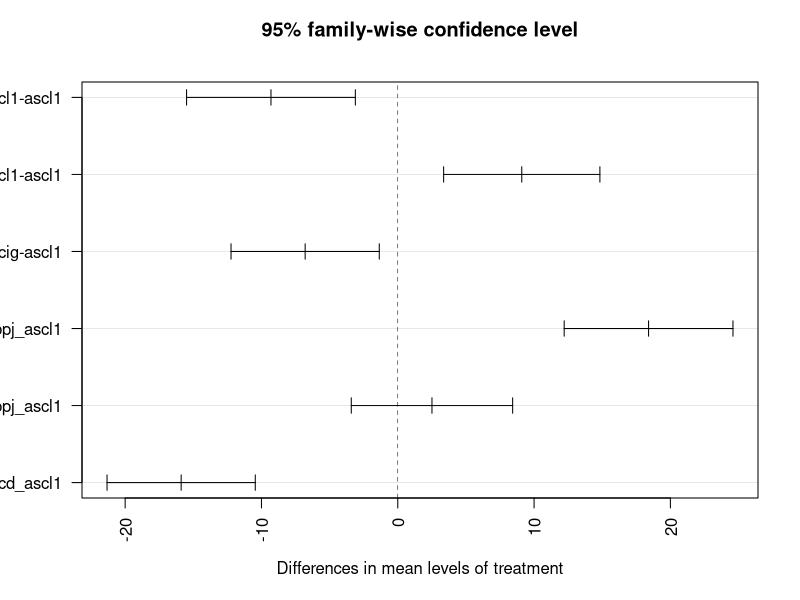
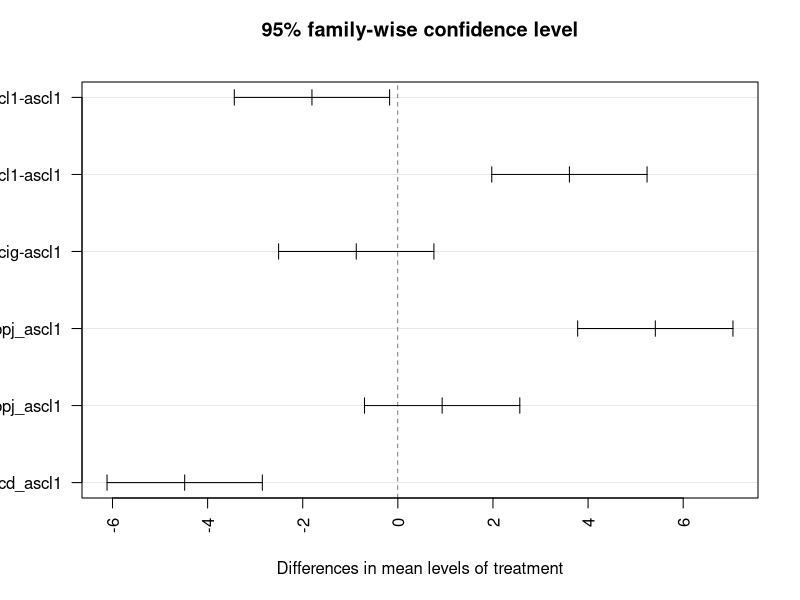
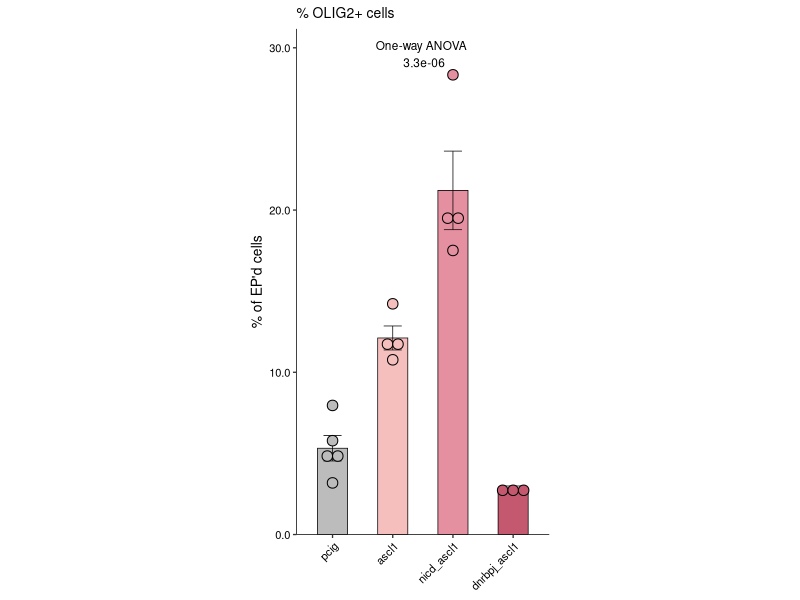
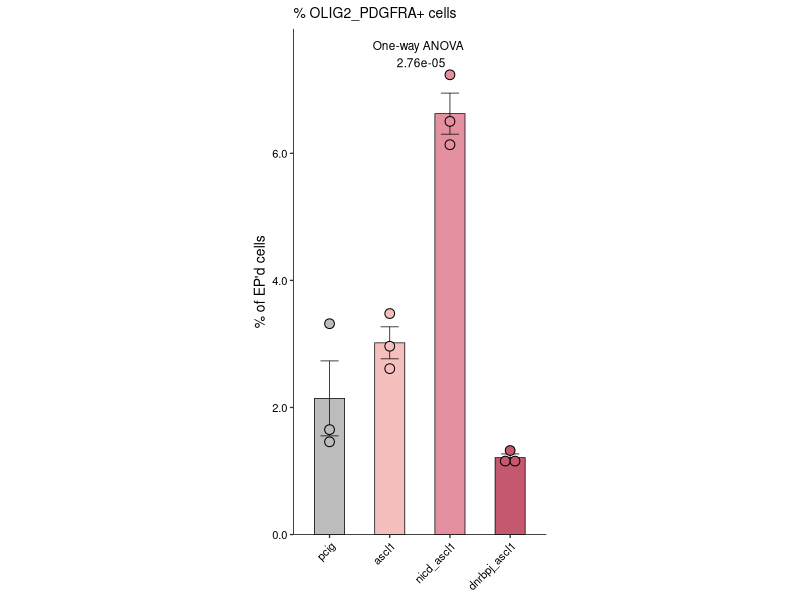

R code for these plots, in order:
## ---- chunk 1
knitr::opts_chunk$set(echo = TRUE)
options(repos=c(CRAN="https://cran.rstudio.com"))
install.packages(c("tidyr", "readr", "dplyr", "ggplot2", "kableExtra", 
                   "car"), ask = FALSE)
library(tidyr)
library(readr)
library(dplyr)
library(ggplot2)
library(kableExtra)
library(car)
library(rlang)

# set the root directory to the directory you are working in
knitr::opts_knit$set(root.dir = "~/Desktop/cellcount_analysis_r/francolab_cellcountanalysis_R/")

## ---- chunk 2
# Here, we are reading in the csv file and saving it as an dataframe called 'data'. Make sure the path to your data is correct or there will be an error because you didn't give R the correct 'directions' to get to your file. 

data <-
  read.csv("data/4groups_data/2023-05-01_cd_e15-18_dnrbpj-ascl1-nicd_olig2_pdgfra.csv")

## ---- chunk 3
# show data in table
data %>%
  kbl(caption = "Sample Sheet") %>% 
  kable_styling(bootstrap_options = "striped", full_width = F) %>%
  scroll_box(height = "300px")
## ---- chunk 4
# Define markers
markers <- c("olig2", "olig2_pdgfra")

# Change as needed based on your column names!

## ---- chunk 5
control_group <- "pcig"  

# define all other unique treatments as "mutant"
mutant_groups <- setdiff(unique(data$treatment), control_group)
all_groups <- c(control_group, mutant_groups)

# Change as needed based on "treatments"!
## ---- chunk 6
summ_data_function <- function(data_df, marker_col) { 
  data_summ_df <- data_df %>% 
    group_by(treatment) %>% 
    summarise(
      mean_cells = mean(.data[[marker_col]], na.rm = TRUE), 
      sd_cells = sd(.data[[marker_col]], na.rm = TRUE), 
      n_cells = sum(!is.na(.data[[marker_col]])),  # Count non-NA values
      SE_cells = sd(.data[[marker_col]], na.rm = TRUE) / sqrt(n_cells)  
    ) %>%
    ungroup()
  
  # Ensure treatment order (control first)
  data_summ_df$treatment <- factor(data_summ_df$treatment, levels = all_groups)
  return(data_summ_df)
}

## ---- chunk 7
summarized_data <- list()
for (marker in markers) {
  summarized_data[[marker]] <- summ_data_function(data, marker)
  print(summarized_data[[marker]])
  print(paste("Data for", marker, "has been preprocessed."))
}


## ---- chunk 8
# Define stats test function: **************************************************
stats_test_4_groups <- function(data_df, marker_col, control_group, mutant_groups) {
  # Check that the variable is numeric
  variable_data <- data_df[[marker_col]]
  if (!is.numeric(variable_data)) {
    stop("The specified variable is not numeric.")
  }
  
  # Check that all the groups exist
  all_groups <- c(control_group, mutant_groups)
  # Make a function to extract values of each group and then store in group_data
  group_data <- lapply(all_groups, function(group)
    variable_data[data_df$treatment == group])
  
  # Check if any group has no data
  if (any(sapply(group_data, length) == 0)) {
    stop("No data found for one or more groups.")
  }
  
  # Test for normality (Shapiro-Wilk test)
  shapiro_results <- lapply(group_data, shapiro.test)
  names(shapiro_results) <- all_groups

  # Print Shapiro-Wilk test results
  for (group in all_groups) {
    cat(paste("Shapiro test for", group, "p-value:", shapiro_results[[group]]$p.value, "\n"))
  }
  
  # Test for equality of variances (Levene's test)
  levene_test <- leveneTest(variable_data ~ data_df$treatment)
  cat(paste("Levene test p-value:", levene_test$`Pr(>F)`[1], "\n"))

  # Determine which statistical test to use
  all_normal <- all(sapply(shapiro_results, function(res) res$p.value > 0.05))
  equal_variances <- levene_test$`Pr(>F)`[1] > 0.05
  
  if (all_normal) {
    if (equal_variances) {
      test_result <- aov(variable_data ~ data_df$treatment)  
      test_used <- "One-way ANOVA"  # Normal distribution & equal variances
    } else {
      test_result <- oneway.test(variable_data ~ data_df$treatment, var.equal = FALSE)  
      test_used <- "Welch's ANOVA"  # Normal distribution but unequal variances
    }
  } else {
    test_result <- kruskal.test(variable_data ~ data_df$treatment)  
    test_used <- "Kruskal-Wallis test"  # Non-normal distribution
  }

  # Print results
  cat(paste("Test used:", test_used, "\n"))
  print(summary(test_result))
  
  # Compute group means
  group_means <- sapply(group_data, mean, na.rm = TRUE)
  
  # Return results as a list
  stats_test_result <- list(
    Normality_Results = shapiro_results,
    Variance_Result = levene_test,
    Test_Used = test_used,
    Test_Result = test_result,
    Group_Means = group_means
  )
  
  return(stats_test_result)
}

## ---- chunk 9
stats_results <- list()

for (marker in markers) {
  stats_results[[marker]] <- stats_test_4_groups(data,
                                                 marker, 
                                                 control_group, 
                                                 mutant_groups)
  print(paste("Stats results for", marker, "has been processed."))
}
## ---- chunk 10
print(stats_results$olig2)
## ---- chunk 11
posthoc_tukey_test <- function(data_df, marker_col, group_col) {
  
  # Check that the specified columns exist
  if (!(marker_col %in% colnames(data_df)) || !(group_col %in% colnames(data_df))) {
    stop("One or more specified columns do not exist in the dataset.")
  }
  
  # Remove rows with NA values in the selected columns
  data_clean <- na.omit(data_df[, c(marker_col, group_col)])
  
  # Maure sure the grouping variable is a factor
  data_clean[[group_col]] <- as.factor(data_clean[[group_col]])
  
  # Perform one-way ANOVA
  model <- aov(as.formula(paste(marker_col, "~", group_col)), data = data_clean)
  
  # Extract ANOVA summary
  summary_posthoc <- summary(model)
  
  # Extract ANOVA p-value
  anova_p_value <- summary_posthoc[[1]]$`Pr(>F)`[1]
  
  # Perform Tukey HSD test for pairwise comparisons
  tukey_results <- TukeyHSD(model, conf.level = 0.95)
  
  # Extract p-values
  tukey_p_values <- tukey_results[[group_col]][,"p adj"]
  
  # Format p-values with up to 10-digits
  formatted_p_values <- signif(tukey_p_values, digits = 10)
  
  # Plot Tukey HSD results
  plot(tukey_results, las = 2)
  
  # Return results as a list
  return(list(
    "ANOVA_p_value" = anova_p_value,
    "Tukey_P_Values" = formatted_p_values,
    "Tukey_Summary" = tukey_results
  ))
}

## ---- chunk 12
posthoc_tukey_results <- list()

# Iterate through markers vector
for (marker in markers) {
  posthoc_tukey_results[[marker]] <- posthoc_tukey_test(data,
                                                         marker, 
                                                         "treatment")
  
  print(paste("Posthoc Tukey results for", marker, "have been processed."))
}

## ---- chunk 13
print(posthoc_tukey_results$olig2)
## ---- chunk 14
create_barplot_4_groups <- function(data_summ, 
                                    data_marker, 
                                    treatment_col = "treatment", 
                                    marker_col = "marker", 
                                    title = "Title", 
                                    positions = NULL, 
                                    test_used, 
                                    p_value, 
                                    fill_colors = NULL,
                                    dotsize_value = 1, 
                                    fixed_divisor = 40,  
                                    y_label = "% of EP'd cells") {
  
  scaleFUN <- function(x) sprintf("%.1f", x) 
  
  # Default position order
  if (is.null(positions)) {
    positions <- unique(data_marker[[treatment_col]])
  }

  # Default fill colors if not defined
  if (is.null(fill_colors)) {
    fill_colors <- scales::hue_pal()(length(positions)) 
  }

  # Calculate max value of y-axis and add buffer (for annotation and y-axis scale)
  max_marker_value <- max(data_marker[[marker_col]], na.rm = TRUE) * 1.1 

  # Define binwidth based on range of marker values/y axis
  binwidth_value <- (max(data_marker[[marker_col]], na.rm = TRUE) - 
                     min(data_marker[[marker_col]], na.rm = TRUE)) / fixed_divisor
  
  # Plot
  barplot <- ggplot(data_summ, 
                    aes(x = !!sym(treatment_col), 
                        y = mean_cells)) + 
    geom_col(width = 0.5, 
             aes(fill = !!sym(treatment_col)), 
             color = 'black', 
             size = 0.25) + 
    geom_errorbar(aes(ymin = mean_cells - SE_cells, 
                      ymax = mean_cells + SE_cells), 
                  width = 0.3, 
                  size = 0.25) + 
    geom_dotplot(data = data_marker, 
                 aes(x = !!sym(treatment_col), 
                     y = !!sym(marker_col), 
                     fill = !!sym(treatment_col)), 
                 binaxis = 'y', 
                 stackdir = 'center', 
                 dotsize = dotsize_value,   
                 binwidth = binwidth_value, 
                 show.legend = FALSE) + 
    theme_classic(base_size = 10) + 
    ylab(y_label) + 
    scale_x_discrete(limits = positions) + 
    theme(
      panel.background = element_blank(),
      panel.grid = element_blank(),
      axis.line = element_line(size = 0.25, 
                               color = rgb(0, 0, 0, max = 255)), 
      axis.text.x = element_text(colour = 'black', angle = 45, hjust = 1), 
      axis.text.y = element_text(hjust = 1, colour = 'black'), 
      axis.title.x = element_blank(), 
      aspect.ratio = 2 / 1, 
      legend.key.size = unit(0.7, "line"), 
      text = element_text(size = 10), 
      plot.title = element_text(size = 10)) + 
    scale_y_continuous(expand = c(0, 0), labels = scaleFUN, limits= c(0, max_marker_value)) + 
    scale_fill_manual(values = fill_colors, 
                      name = "", 
                      labels = positions) + 
    ggtitle(title) + 
    theme(legend.position = "none") + 
    annotate("text", x = median(1:length(positions)), 
             y = max_marker_value * 0.95,  
             label = paste(test_used, "\n", format(p_value, digits = 3)), 
             size = 3, hjust = 0.5)
  
  return(barplot)
}

## ---- chunk 15
custom_colors <- c('#bcbcbc', '#f4bfbd', '#e590a0', '#c4586f')
## ---- chunk 16
# Iterate through each marker and generate plots
for (marker in markers) {
  
  # Extract marker cell count data
  data_marker <- data %>%
    select(treatment, brain_id, all_of(marker))
  
  # Extract summarized data
  data_summ <- summarized_data[[marker]]
  
  # Define order of treatments on barplot
  data_summ$treatment <- factor(data_summ$treatment, 
                                levels = c(control_group, mutant_groups))
  data_marker$treatment <- factor(data_marker$treatment, 
                                  levels = c(control_group, mutant_groups))
  
  # Extract stats test results
  test_results <- stats_results[[marker]]
  posthoc_tukey_test_results <- posthoc_tukey_results[[marker]]
  
  # Generate the barplot
  barplot <- create_barplot_4_groups( 
    data_summ = data_summ, 
    data_marker = data_marker, 
    marker_col = marker, 
    title = paste0("% ", toupper(marker), "+ cells"), 
    test_used = test_results$Test_Used, 
    p_value = posthoc_tukey_test_results$ANOVA_p_value,
    fill_colors = custom_colors
  )
  
  # Print barplots
  print(barplot)

  # Save barplots as PDF files
  # Remove #'s to save. I commented out this code so I don't save over previously saved graphs
  
  #ggsave(filename = paste0("results/4groups_results/", marker, "_barplot.pdf"), 
         #plot = barplot, 
         #width = 5, 
         #height = 5) # Adjust width and height as needed
  
  print(paste(marker, "barplot generated and saved in results/"))
}
